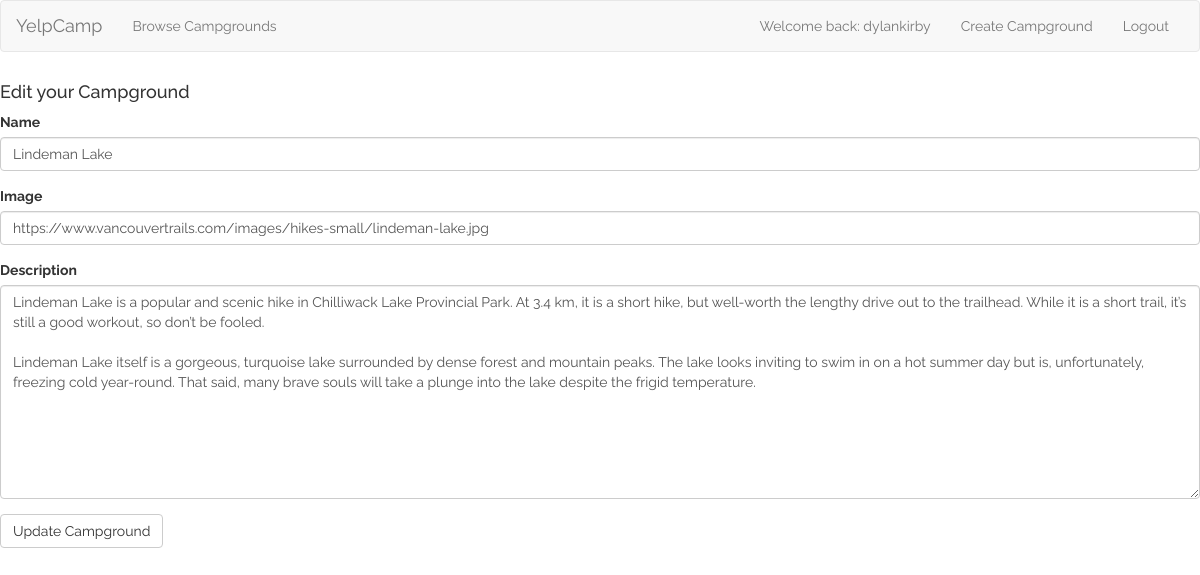
/campgrounds/update/4/ (signed in), run on the app's committed database.
### campgrounds/models.py (models this page shows, shortened)
class Campground(models.Model):
	author = models.ForeignKey('auth.User' , related_name='submitted_campgrounds')
	name = models.CharField(max_length=128, blank=False, unique=True)
	image = models.URLField(blank=False)
	description = models.TextField()

### campgrounds/views.py (the view)
# urls.py: url(r'^update/(?P<pk>\d+)/$', views.UpdateCampground.as_view(), name='update'),
class UpdateCampground(LoginRequiredMixin, generic.UpdateView):
	model = Campground
	fields = ('name', 'image', 'description')
	template_name_suffix = '_update_form'

### campgrounds/templates/campgrounds/campground_update_form.html (shortened to what this page needs)
{% extends 'campgrounds/campground_base.html' %}
{% load bootstrap3 %}
{% block camp %}
	<h4>Edit your Campground</h4>
	<form method="POST">
		{% bootstrap_form form %}
		<input type="submit" value="Update Campground" class="btn btn-default">
	</form>
{% endblock %}

### templates/base.html (shortened to what this page needs)
<!DOCTYPE html>
{% load staticfiles %}
<html>
<head>
	<link rel="stylesheet" type="text/css" href="https://maxcdn.bootstrapcdn.com/bootstrap/3.3.7/css/bootstrap.min.css">
	<link rel="stylesheet" href="{% static 'YelpCamp/css/master.css' %}">
</head>
<body>
<nav class="navbar navbar-default">
  <div class="container-fluid">
    <div class="navbar-header">
      <a class="navbar-brand" href="/">YelpCamp</a>
    <ul class="nav navbar-nav">
        <li><a href="{% url 'campgrounds:all' %}">Browse Campgrounds</a></li>
      </ul>
    </div>
    <div class="collapse navbar-collapse" id="bs-example-navbar-collapse-1">
      <ul class="nav navbar-nav navbar-right">
      	{% if user.is_authenticated %}
          <li><a href="#" style="pointer-events: none;">Welcome back: {{user.username}} </a></li>
          <li><a href="{% url 'campgrounds:create' %}">Create Campground</a></li>
					<li><a href="{% url 'accounts:logout' %}">Logout</a></li>
      	{% else %}
					<li><a href="{% url 'accounts:login' %}"><span class="glyphicon glyphicon-log-in"></span> Login</a></li>
					<li><a href="{% url 'accounts:signup' %}"><span class="glyphicon glyphicon-user"> Signup</a></li>
      	{% endif %}
      </ul>
    </div>
  </div>
</nav>
<div class="my-content">
  {% block content %}
  {% endblock %}
</div>
</body>
</html>

### static/YelpCamp/css/master.css (style rules this page uses)
body { font-family: Raleway; }

### data on the page
Campground: name "Lindeman Lake", image "https://www.vancouvertrails.com/images/hikes-small/lindeman-lake.jpg", description "Lindeman Lake is a popular and scenic hike in Chilliwack Lake Provincial Park. At 3.4 km, it is a short hike, but well-worth the lengthy drive out to the trailhead. While it is a short trail, it’s still a good workout, so don’t be fooled. Lindeman Lake itself is a gorgeous, turquoise lake surrounded by dense forest and mountain peaks. The lake looks inviting to swim in on a hot summer day but is, unfortunately, freezing cold year-round. That said, many brave souls will take a plunge into the lake despite the frigid temperature."

### other printed values
{{ user.username }} "dylankirby"
